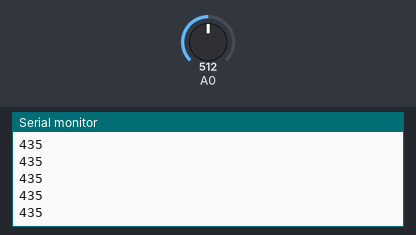
The sketch below on a simulated Arduino Uno, built with avr-gcc and run on an emulated ATmega328P. Shown: the last lines printed to the serial monitor. Inputs (shaded band) come from the test bench; at power-on: A0 = 512.

Above: at 1.2 s.
1.3 s: A0 set to 716
At 1.31 s:
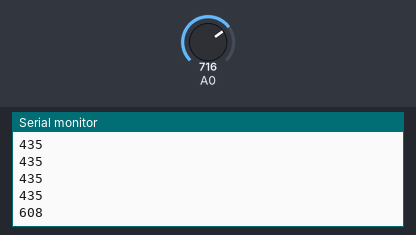
2.8 s: A0 set to 900
At 2.81 s:
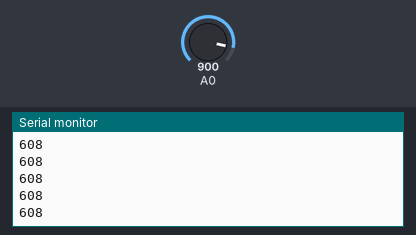
Timing chart, 0 to 5.8 s (numbered marks = the images above; inputs shaded):
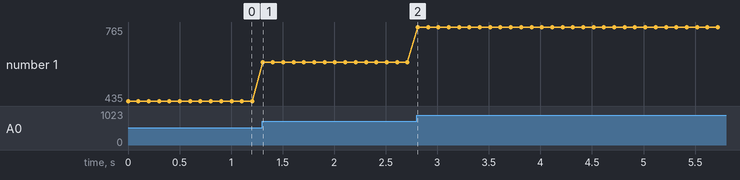

Measured:
- after the input at 1.3 s, the serial monitor: prints a new line at once (image 1)
- plotted number 1: 435 → 608 after the input at 1.3 s, 608 → 765 after the input at 2.8 s

The sketch:

Arduino_talks_to_Processing.ino
```cpp
/*
 * Arduino sends data to Processing Example
 * CS5 Extra Credit
 * Harvey Mudd College
 * Maddie Zug
 * June 2017
 */

void setup() {
  // put your setup code here, to run once:
  Serial.begin(9600);
}

void loop() {
  // Read the sensor input
  int sensorValue = analogRead(A0);

  /*
   * The input range here will need to be modified depending on the sensor you use.
   * Here's what worked for me, but you might get different ranges:
   * Pot: 0-1023
   * Light-dependent resistor: 0-100
   * Force-sensitive resistor: 0-300
   * The output range should always be 255 since we are writing to a PWM pin
   */
  float convertedSensorValue = convert(sensorValue, 0, 300, 0, 255);

  //Send the converted value to Processing
  Serial.println(int(convertedSensorValue));
  delay(100);
}

// Converts x from the "in" range to the "out" range
float convert(float x, float in_min, float in_max, float out_min, float out_max)
{
  return (x - in_min) * (out_max - out_min) / (in_max - in_min) + out_min;
}
```
